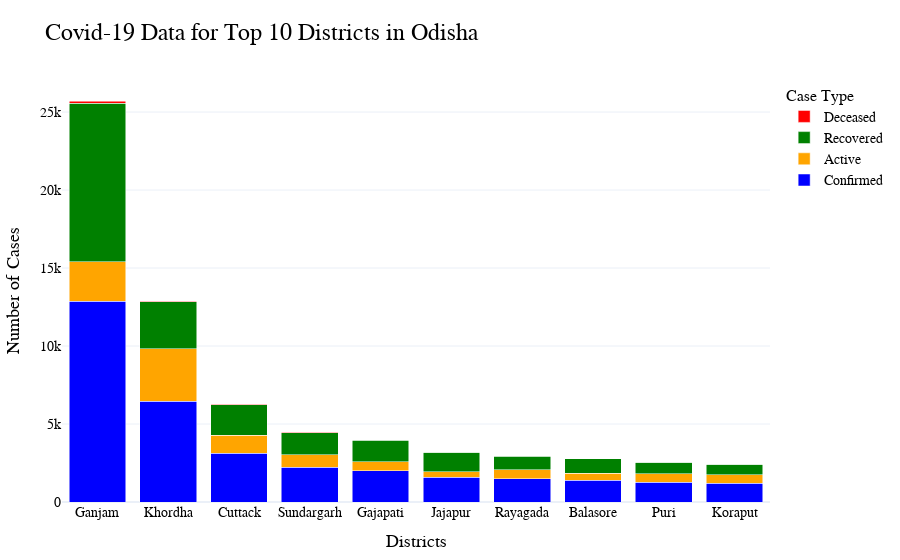

Notebook code cell kept with this figure:
### Code cell
import pandas as pd
import plotly.graph_objects as go

# Loading the data
file_path = "C:/Users/bisma/Downloads/Covid19_Odisha.csv"
data = pd.read_csv(file_path)

# Sorting by Confirmed cases and select the top 10 districts
top_10_districts = data.sort_values(by="Confirmed", ascending=False).head(10)

# Creating a stacked bar chart
fig = go.Figure()

fig.add_trace(go.Bar(name="Confirmed", x=top_10_districts["District"], y=top_10_districts["Confirmed"], marker_color='blue'))
fig.add_trace(go.Bar(name="Active", x=top_10_districts["District"], y=top_10_districts["Active"], marker_color='orange'))
fig.add_trace(go.Bar(name="Recovered", x=top_10_districts["District"], y=top_10_districts["Recovered"], marker_color='green'))
fig.add_trace(go.Bar(name="Deceased", x=top_10_districts["District"], y=top_10_districts["Deceased"], marker_color='red'))


fig.update_layout(
    barmode="stack",
    title="Covid-19 Data for Top 10 Districts in Odisha", xaxis_title="Districts", yaxis_title="Number of Cases", legend_title="Case Type",
    template="plotly_white",
    title_font=dict(size=24, family='Arial, sans-serif', color='black'), xaxis_title_font=dict(size=18, family='Arial, sans-serif', color='black'),
    yaxis_title_font=dict(size=18, family='Arial, sans-serif', color='black'), legend_title_font=dict(size=16, family='Arial, sans-serif', color='black'), 
    font=dict(size=14, family='Arial, sans-serif', color='black'),
    margin=dict(l=40, r=40, t=80, b=40),
    paper_bgcolor='white', plot_bgcolor='white'
)

fig.show()

### Figure 1 — Plotly figure (JSON) as saved in the notebook; plotly's stock layout.template omitted (floating-point values rounded to 4 significant figures)
{"data": [{"marker": {"color": "blue"}, "name": "Confirmed", "type": "bar", "x": ["Ganjam", "Khordha", "Cuttack", "Sundargarh", "Gajapati", "Jajapur", "Rayagada", "Balasore", "Puri", "Koraput"], "y": [12855, 6445, 3130, 2236, 1989, 1601, 1479, 1391, 1273, 1204]}, {"marker": {"color": "orange"}, "name": "Active", "type": "bar", "x": ["Ganjam", "Khordha", "Cuttack", "Sundargarh", "Gajapati", "Jajapur", "Rayagada", "Balasore", "Puri", "Koraput"], "y": [2545, 3381, 1163, 793, 598, 347, 577, 451, 546, 535]}, {"marker": {"color": "green"}, "name": "Recovered", "type": "bar", "x": ["Ganjam", "Khordha", "Cuttack", "Sundargarh", "Gajapati", "Jajapur", "Rayagada", "Balasore", "Puri", "Koraput"], "y": [10171, 3020, 1952, 1423, 1374, 1250, 892, 931, 720, 667]}, {"marker": {"color": "red"}, "name": "Deceased", "type": "bar", "x": ["Ganjam", "Khordha", "Cuttack", "Sundargarh", "Gajapati", "Jajapur", "Rayagada", "Balasore", "Puri", "Koraput"], "y": [131, 35, 11, 17, 16, 3, 10, 5, 4, 2]}], "layout": {"barmode": "stack", "font": {"color": "black", "family": "Arial, sans-serif", "size": 14}, "legend": {"title": {"font": {"color": "black", "family": "Arial, sans-serif", "size": 16}, "text": "Case Type"}}, "margin": {"b": 40, "l": 40, "r": 40, "t": 80}, "paper_bgcolor": "white", "plot_bgcolor": "white", "title": {"font": {"color": "black", "family": "Arial, sans-serif", "size": 24}, "text": "Covid-19 Data for Top 10 Districts in Odisha"}, "xaxis": {"title": {"font": {"color": "black", "family": "Arial, sans-serif", "size": 18}, "text": "Districts"}}, "yaxis": {"title": {"font": {"color": "black", "family": "Arial, sans-serif", "size": 18}, "text": "Number of Cases"}}}}
